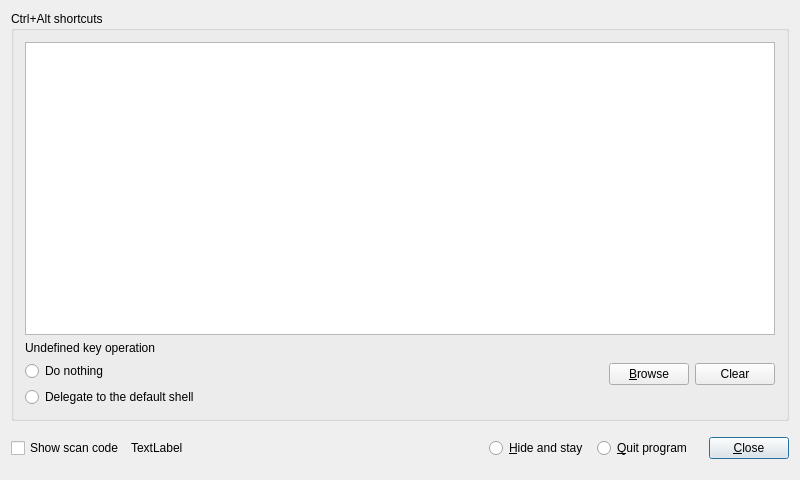
<?xml version="1.0" encoding="UTF-8"?>
<ui version="4.0">
 <class>MainWindow</class>
 <widget class="QMainWindow" name="MainWindow">
  <property name="geometry">
   <rect>
    <x>0</x>
    <y>0</y>
    <width>800</width>
    <height>480</height>
   </rect>
  </property>
  <property name="windowTitle">
   <string>Kicker</string>
  </property>
  <widget class="QWidget" name="centralWidget">
   <layout class="QVBoxLayout" name="verticalLayout_3">
    <item>
     <widget class="QGroupBox" name="groupBox">
      <property name="title">
       <string>Ctrl+Alt shortcuts</string>
      </property>
      <layout class="QVBoxLayout" name="verticalLayout_2">
       <item>
        <widget class="QTableWidget" name="tableWidget">
         <property name="editTriggers">
          <set>QAbstractItemView::NoEditTriggers</set>
         </property>
         <attribute name="horizontalHeaderVisible">
          <bool>false</bool>
         </attribute>
         <attribute name="horizontalHeaderStretchLastSection">
          <bool>true</bool>
         </attribute>
        </widget>
       </item>
       <item>
        <layout class="QHBoxLayout" name="horizontalLayout">
         <item>
          <layout class="QVBoxLayout" name="verticalLayout">
           <item>
            <widget class="QLabel" name="label_2">
             <property name="text">
              <string>Undefined key operation</string>
             </property>
            </widget>
           </item>
           <item>
            <widget class="QRadioButton" name="radioButton_do_nothing">
             <property name="text">
              <string>Do nothing</string>
             </property>
            </widget>
           </item>
           <item>
            <widget class="QRadioButton" name="radioButton_delegate_to_the_default_shell">
             <property name="text">
              <string>Delegate to the default shell</string>
             </property>
            </widget>
           </item>
          </layout>
         </item>
         <item>
          <spacer name="horizontalSpacer_2">
           <property name="orientation">
            <enum>Qt::Horizontal</enum>
           </property>
           <property name="sizeHint" stdset="0">
            <size>
             <width>40</width>
             <height>20</height>
            </size>
           </property>
          </spacer>
         </item>
         <item>
          <widget class="QPushButton" name="pushButton_browse">
           <property name="text">
            <string>&amp;Browse</string>
           </property>
          </widget>
         </item>
         <item>
          <widget class="QPushButton" name="pushButton_clear">
           <property name="text">
            <string>Clear</string>
           </property>
          </widget>
         </item>
        </layout>
       </item>
      </layout>
     </widget>
    </item>
    <item>
     <layout class="QHBoxLayout" name="horizontalLayout_2">
      <item>
       <widget class="QCheckBox" name="checkBox_show_scan_code">
        <property name="text">
         <string>Show scan code</string>
        </property>
       </widget>
      </item>
      <item>
       <widget class="QLabel" name="label_status">
        <property name="text">
         <string>TextLabel</string>
        </property>
       </widget>
      </item>
      <item>
       <spacer name="horizontalSpacer">
        <property name="orientation">
         <enum>Qt::Horizontal</enum>
        </property>
        <property name="sizeHint" stdset="0">
         <size>
          <width>168</width>
          <height>17</height>
         </size>
        </property>
       </spacer>
      </item>
      <item>
       <widget class="QWidget" name="widget" native="true">
        <layout class="QHBoxLayout" name="horizontalLayout_3">
         <item>
          <widget class="QRadioButton" name="radioButton_hide">
           <property name="text">
            <string>&amp;Hide and stay </string>
           </property>
          </widget>
         </item>
         <item>
          <widget class="QRadioButton" name="radioButton_quit">
           <property name="text">
            <string>&amp;Quit program</string>
           </property>
          </widget>
         </item>
        </layout>
       </widget>
      </item>
      <item>
       <widget class="QPushButton" name="pushButton_close">
        <property name="text">
         <string>&amp;Close</string>
        </property>
        <property name="default">
         <bool>true</bool>
        </property>
       </widget>
      </item>
     </layout>
    </item>
   </layout>
  </widget>
  <action name="action_exit">
   <property name="text">
    <string>E&amp;xit</string>
   </property>
   <property name="toolTip">
    <string>Exit</string>
   </property>
  </action>
  <action name="action_open">
   <property name="text">
    <string>&amp;Open</string>
   </property>
   <property name="toolTip">
    <string>Open</string>
   </property>
  </action>
 </widget>
 <layoutdefault spacing="6" margin="11"/>
 <resources/>
 <connections/>
</ui>
